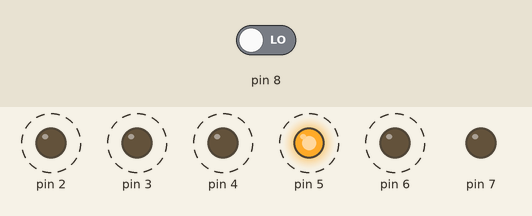
Recording of a sketch running on a simulated Arduino Uno, built with avr-gcc and run on an emulated ATmega328P. Parts: output pins drawn as LEDs (lit = HIGH). Dashed ring = blinking. The test bench sets the inputs (shaded band); at power-on: pin 8 LOW.

Above: at 1.3 s.
2.3 s: pin 8 driven HIGH
At 2.5 s:
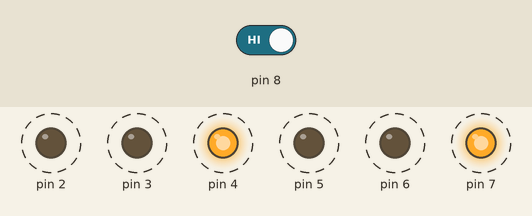
5.3 s: pin 8 driven LOW
At 5.5 s:
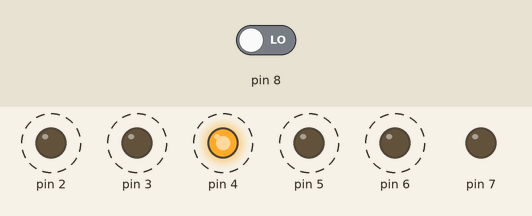
Timing chart, 0 to 14.3 s (numbered marks = the images above; inputs shaded):
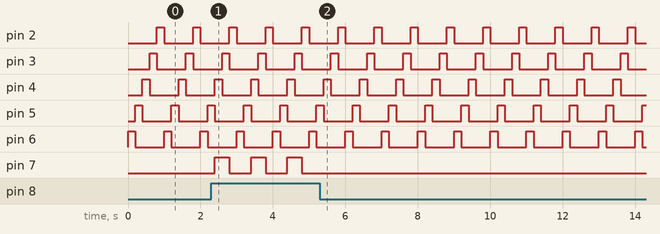

The sketch:

Lights_Game.ino
```cpp
 void setup() {
  // put your setup code here, to run once:
  pinMode(8, INPUT);
  pinMode(2, OUTPUT);
  pinMode(3, OUTPUT);
  pinMode(4, OUTPUT);
  pinMode(5, OUTPUT);
  pinMode(6, OUTPUT);
  pinMode(7, OUTPUT);
}

void loop() {
  // put your main code here, to run repeatedly:
  int button = 0;
  int x = 200;

  digitalWrite(2,LOW);
  digitalWrite(6,HIGH);
  delay(x);
  digitalWrite(6,LOW);
  digitalWrite(5,HIGH);

  delay(x);
  button = digitalRead(8);
  digitalWrite(5,LOW);
  digitalWrite(4,HIGH);
  if(button == 1){
    digitalWrite(7, HIGH);
  }
  delay(x);
  button = digitalRead(8);
  if(button == 1){
    digitalWrite(7, HIGH);
  }
  digitalWrite(4,LOW);
  digitalWrite(3,HIGH);
  delay(x);
  digitalWrite(7, LOW);
  digitalWrite(3,LOW);
  digitalWrite(2,HIGH);
  delay(x);


}
```

Measured:
- after the input at 2.3 s, pin 7: alternates HIGH for 0.40 s and LOW for 0.60 s, starting after 0.10 s
- after the input at 5.3 s, pin 7: stops changing and stays LOW
- by itself, pin 2–6: alternates HIGH for 0.20 s and LOW for 0.80 s
